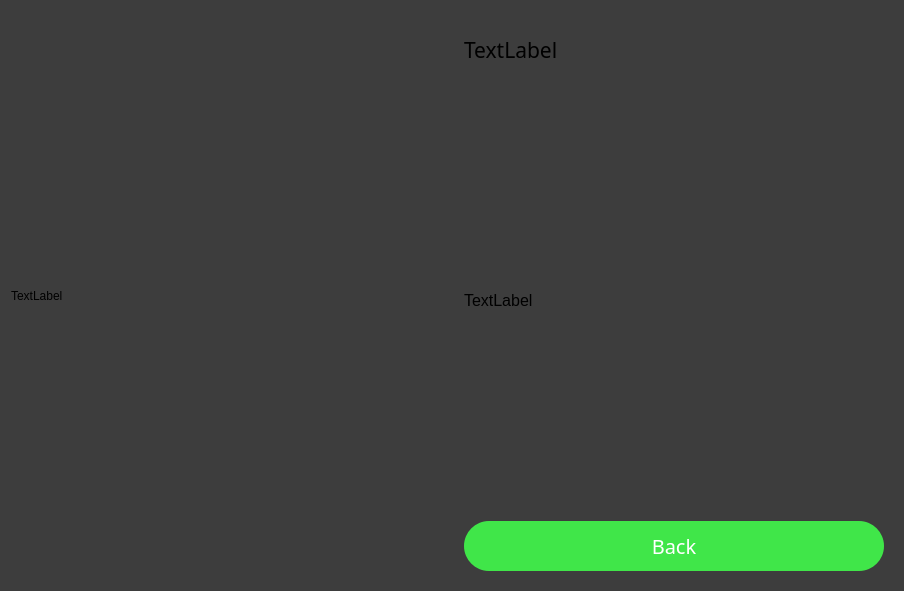
<?xml version="1.0" encoding="UTF-8"?>
<ui version="4.0">
 <class>editingguitar</class>
 <widget class="QWidget" name="editingguitar">
  <property name="geometry">
   <rect>
    <x>0</x>
    <y>0</y>
    <width>904</width>
    <height>591</height>
   </rect>
  </property>
  <property name="windowTitle">
   <string>Form</string>
  </property>
  <property name="styleSheet">
   <string notr="true">background-color:#3d3d3d;</string>
  </property>
  <layout class="QHBoxLayout" name="horizontalLayout">
   <item>
    <widget class="QLabel" name="imgLabel">
     <property name="text">
      <string>TextLabel</string>
     </property>
    </widget>
   </item>
   <item>
    <widget class="QWidget" name="widget" native="true">
     <layout class="QVBoxLayout" name="verticalLayout">
      <item>
       <widget class="QLabel" name="nameLabel">
        <property name="sizePolicy">
         <sizepolicy hsizetype="Preferred" vsizetype="Fixed">
          <horstretch>0</horstretch>
          <verstretch>0</verstretch>
         </sizepolicy>
        </property>
        <property name="minimumSize">
         <size>
          <width>0</width>
          <height>60</height>
         </size>
        </property>
        <property name="font">
         <font>
          <family>MV Boli</family>
          <pointsize>16</pointsize>
         </font>
        </property>
        <property name="text">
         <string>TextLabel</string>
        </property>
       </widget>
      </item>
      <item>
       <widget class="QLabel" name="descriptionLabel">
        <property name="maximumSize">
         <size>
          <width>16777215</width>
          <height>16777215</height>
         </size>
        </property>
        <property name="font">
         <font>
          <pointsize>12</pointsize>
         </font>
        </property>
        <property name="text">
         <string>TextLabel</string>
        </property>
        <property name="wordWrap">
         <bool>true</bool>
        </property>
       </widget>
      </item>
      <item>
       <widget class="QPushButton" name="goBack">
        <property name="font">
         <font>
          <family>Segoe UI Black</family>
          <pointsize>15</pointsize>
         </font>
        </property>
        <property name="cursor">
         <cursorShape>PointingHandCursor</cursorShape>
        </property>
        <property name="styleSheet">
         <string notr="true">QPushButton{
	color : white;
	background-color: #40e649;
	border-radius: 25px;
	height : 50%;
	width:100%;
}
QPushButton:hover{
	color : white;
	background-color: #35bd3c;
	height : 50%;
	width:100%;
}</string>
        </property>
        <property name="text">
         <string>Back</string>
        </property>
       </widget>
      </item>
     </layout>
    </widget>
   </item>
  </layout>
 </widget>
 <resources/>
 <connections/>
</ui>
